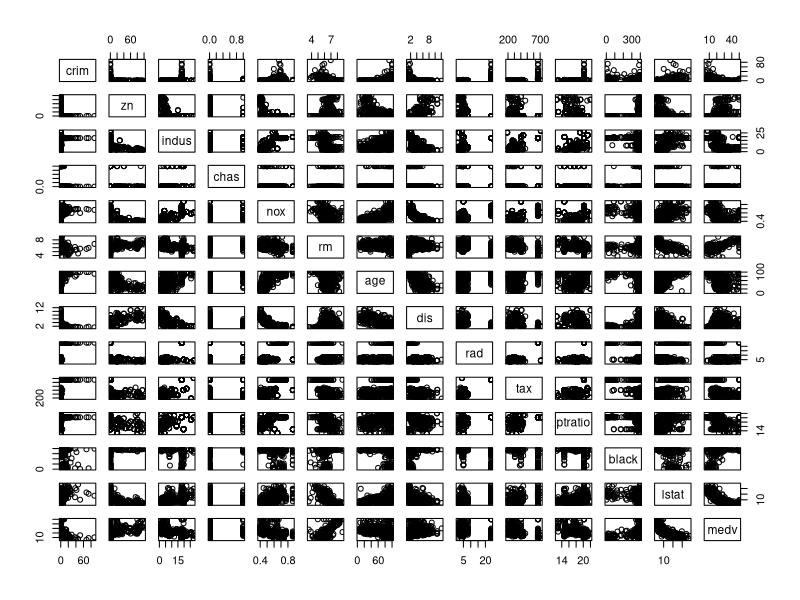
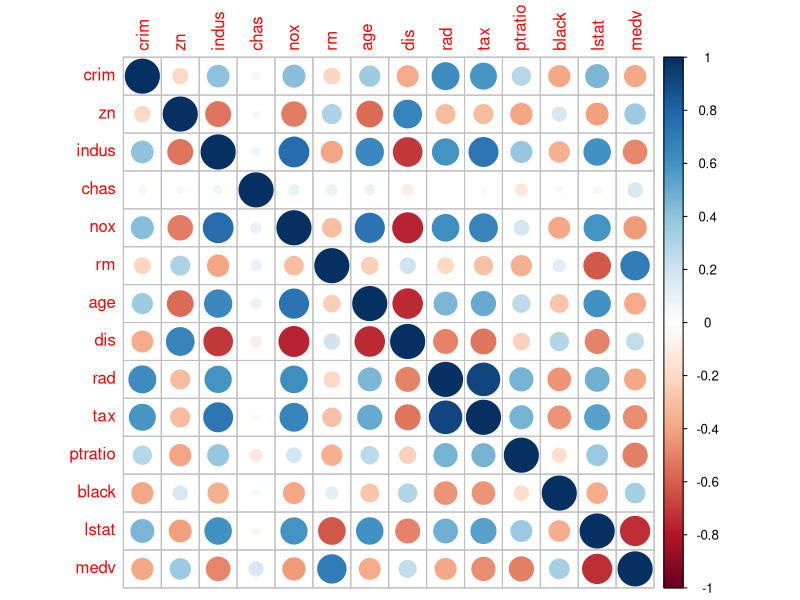
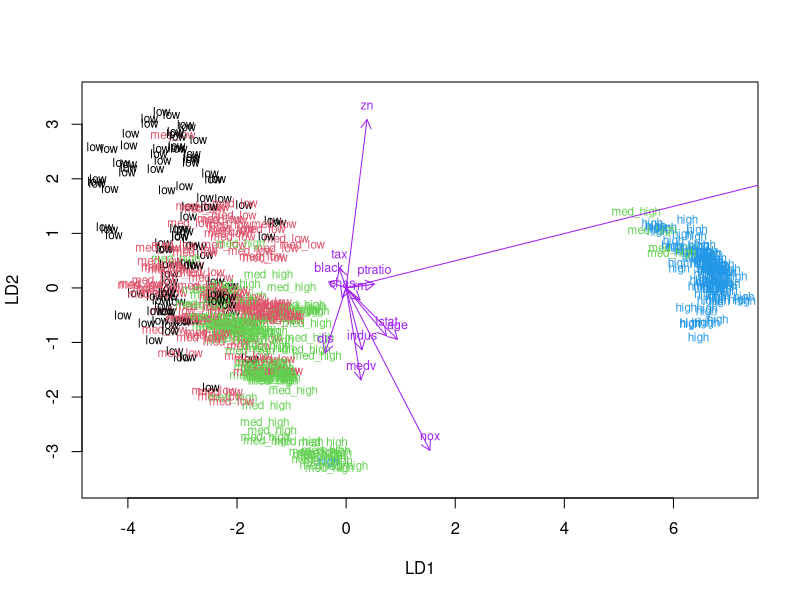
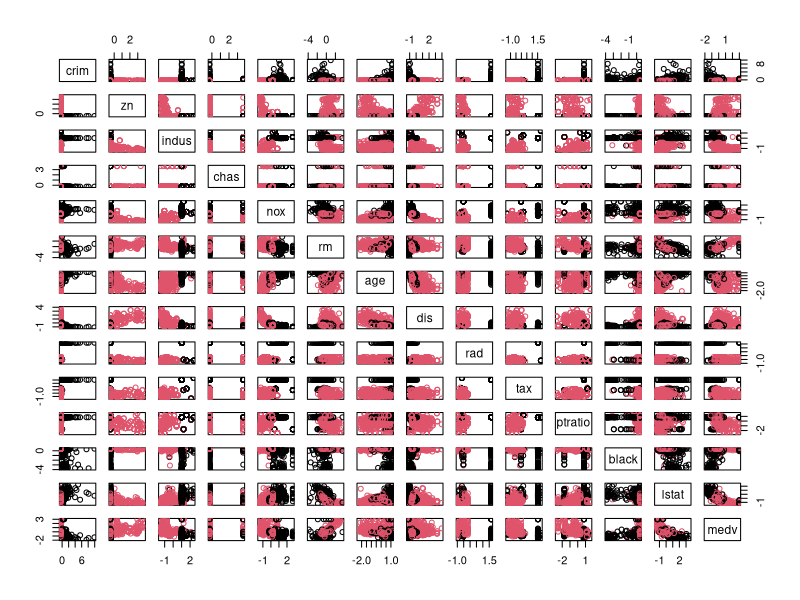

Reproduce these figures in R, in order.
## ---- chunk 1
# access the MASS package
library(MASS)

# load the data
data("Boston")


str(Boston)
dim(Boston)
## ---- chunk 2
library("corrplot")
pairs(Boston)
summary(Boston) 
cor_matrix<-cor(Boston)
corrplot(cor_matrix, method = "circle")
## ---- chunk 3
boston_scaled <- scale(Boston)
summary(boston_scaled)
boston_scaled <- as.data.frame(boston_scaled)
## ---- chunk 4
bins <- quantile(boston_scaled$crim)
vector <- c("low", "med_low", "med_high", "high")
crime <- cut(boston_scaled$crim, breaks = bins, include.lowest = TRUE,label = vector)
boston_scaled <- dplyr::select(boston_scaled, -crim)
boston_scaled <- data.frame(boston_scaled, crime)
n <- nrow(boston_scaled)

# choose randomly 80% of the rows
ind <- sample(n,  size = n * 0.8)

# create train set
train <- boston_scaled[ind,]

# create test set 
test <- boston_scaled[-ind,]

#fitting the lda on the train set
lda.fit <- lda(formula = crime ~. , data = train)
lda.arrows <- function(x, myscale = 1, arrow_heads = 0.1, color = "purple", tex = 0.75, choices = c(1,2)){
  heads <- coef(x)
  arrows(x0 = 0, y0 = 0, 
         x1 = myscale * heads[,choices[1]], 
         y1 = myscale * heads[,choices[2]], col=color, length = arrow_heads)
  text(myscale * heads[,choices], labels = row.names(heads), 
       cex = tex, col=color, pos=3)
}
classes <- as.numeric(train$crime)
plot(lda.fit, dimen = 2, col =classes, pch=classes)
lda.arrows(lda.fit, myscale = 4)
## ---- chunk 5
# save the correct classes from test data

correct_classes <- test$crime

# remove the crime variable from test data
test <- dplyr::select(test, -crime)
# predict classes with test data
lda.pred <- predict(lda.fit, newdata = test)

# cross tabulate the results
table(correct = correct_classes, predicted = lda.pred$class)
pred <- lda.pred$class

## ---- chunk 6
library(MASS)
data('Boston')
boston_scaled1 <- scale(Boston)
dist_eu <- dist(boston_scaled1)
km <- kmeans(boston_scaled1, centers = 2)
pairs(boston_scaled1, col = km$cluster) 
